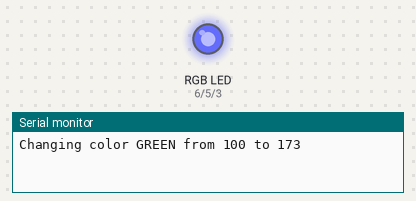
A sketch run on a simulated Arduino Uno, built with avr-gcc and run on an emulated ATmega328P. On the bench: an RGB LED mixed from three pins (HIGH = lit), the last lines printed to the serial monitor. Dim RGB values are drawn brighter than linear; random numbers use the default seed unless the sketch sets one.

Above: at 0.16 s.
At 2.5 s:
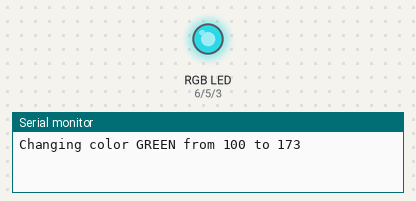
At 4.75 s:
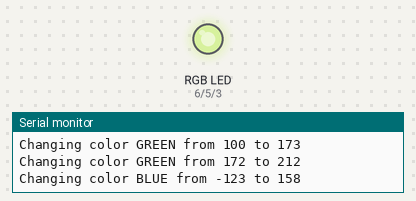
At 9.98 s:
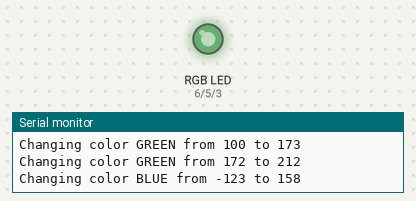
At 19.88 s:
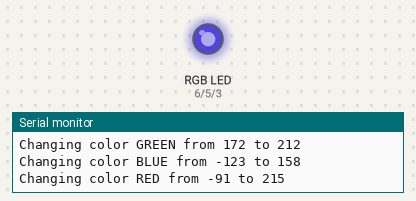
At 39.54 s:
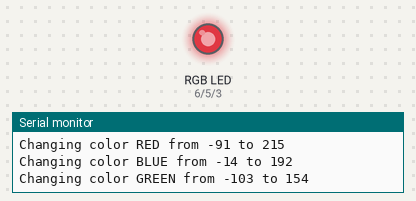
Timing chart, 0 to 40.0 s (numbered marks = the images above):
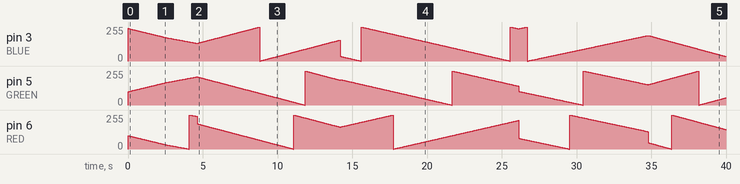

The sketch:

MY_RGB_LED.ino
```cpp
// Define Pins
#define BLUE 3
#define GREEN 5
#define RED 6

void setup()
{
  // Configura los pines como salidas
  pinMode(RED, OUTPUT);
  pinMode(GREEN, OUTPUT);
  pinMode(BLUE, OUTPUT);

  // Inicializa la comunicación serial a 9600 baudios
  Serial.begin(9600);

  // Enciende los LEDs que se inicializan con HIGH
  digitalWrite(RED, HIGH);
  digitalWrite(GREEN, LOW);
  digitalWrite(BLUE, HIGH);
}


// Define variables
int redValue = 255;
int greenValue = 100;
int blueValue = 200;

// Loop principal
void loop()
{
  // Define delayTime con un valor aleatorio
  int delayTime = random(30, 50); // Retardo aleatorio entre 5 y 10 milisegundos

  // Elije un color aleatorio para cambiar
  int colorToChange = random(3); // 0 = ROJO, 1 = VERDE, 2 = AZUL

  // Elije un valor aleatorio para el color aleatorio
  int colorChangeValue = random(150, 255); // Valor entre 150 y 255

  // Mensaje de debug
  Serial.print("Changing color ");
  Serial.print(colorToChange == 0 ? "RED" : (colorToChange == 1 ? "GREEN" : "BLUE"));
  Serial.print(" from ");
  Serial.print(colorToChange == 0 ? redValue : (colorToChange == 1 ? greenValue : blueValue));
  Serial.print(" to ");
  Serial.print(colorChangeValue);
  Serial.println();

  // Desvanece los colores suavemente
  switch (colorToChange) {
    case 0: // Cambio de ROJO a otro color
      for (int i = redValue; i != colorChangeValue; i < colorChangeValue ? i++ : i--) {
        redValue = i;
        greenValue = 100 - redValue;
        blueValue = 200 - redValue;
        analogWrite(RED, redValue);
        analogWrite(GREEN, greenValue);
        analogWrite(BLUE, blueValue);
        delay(delayTime);
      }
      break;
    case 1: // Cambio de VERDE a otro color
      for (int i = greenValue; i != colorChangeValue; i < colorChangeValue ? i++ : i--) {
        greenValue = i;
        redValue = 200 - greenValue;
        blueValue = 88 - greenValue;
        analogWrite(RED, redValue);
        analogWrite(GREEN, greenValue);
        analogWrite(BLUE, blueValue);
        delay(delayTime);
      }
      break;
    case 2: // Cambio de AZUL a otro color
      for (int i = blueValue; i != colorChangeValue; i < colorChangeValue ? i++ : i--) {
        blueValue = i;
        redValue = 66 - blueValue;
        greenValue = 88 - blueValue;
        analogWrite(RED, redValue);
        analogWrite(GREEN, greenValue);
        analogWrite(BLUE, blueValue);
        delay(delayTime);
      }
      break;
  }
}
```
